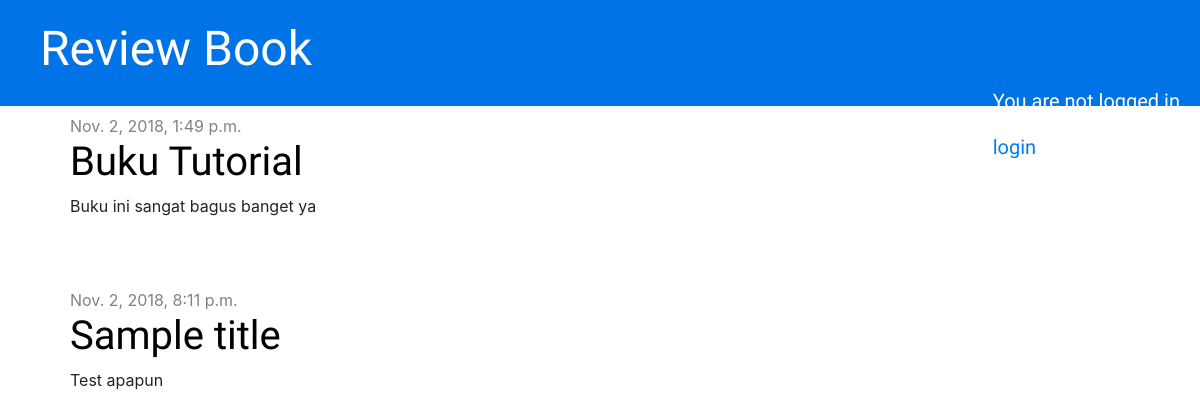
Before: / with the older database file.
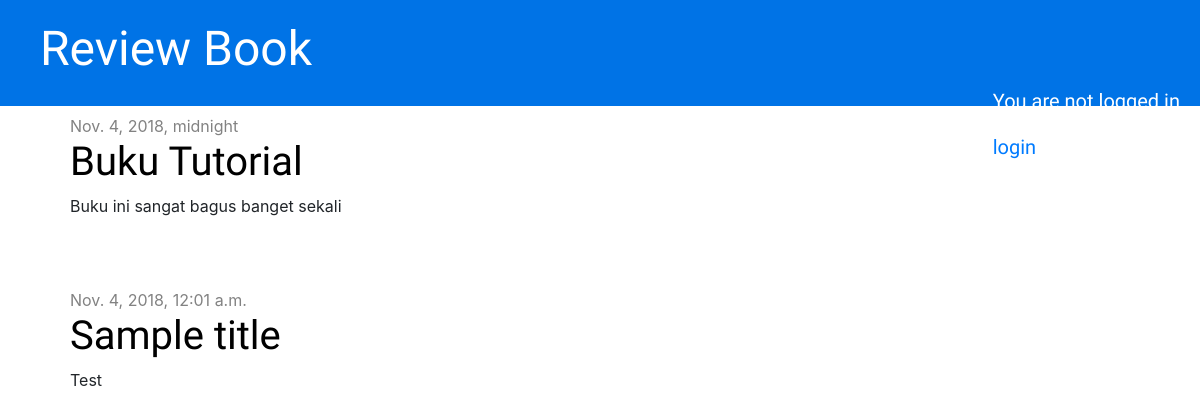
After: the same page with the newer database file.
### blog/models.py (models this page shows, shortened)
class Post(models.Model):
    author = models.ForeignKey('auth.User', on_delete=models.CASCADE)
    title = models.CharField(max_length=200)
    text = models.TextField()
    created_date = models.DateTimeField(
            default=timezone.now)
    published_date = models.DateTimeField(
            blank=True, null=True)

### blog/views.py (the view)
# urls.py: path('', views.post_list, name='post_list'),
def post_list(request):
    posts = Post.objects.filter(published_date__lte=timezone.now()).order_by('published_date')
    return render(request, 'post_list.html', {'posts': posts})

### blog/templates/post_list.html
{% extends 'base.html' %}
{% block content %}
    {% for post in posts %}
        <div class="post">
            <div class="date">
                {{ post.published_date }}
            </div>
            <h1><a href="{% url 'post_detail' pk=post.pk %}">{{ post.title }}</a></h1>
            <p>{{ post.text|linebreaksbr }}</p>
        </div>
    {% endfor %}
{% endblock %}

Changed rows visible on the page:
changed Post "Buku Tutorial": published_date "Nov. 2, 2018, 1:49 p.m." → "Nov. 4, 2018, midnight"; text "Buku ini sangat bagus banget ya" → "Buku ini sangat bagus banget sekali"
changed Post "Sample title": published_date "Nov. 2, 2018, 8:11 p.m." → "Nov. 4, 2018, 12:01 a.m."; text "Test apapun" → "Test"
